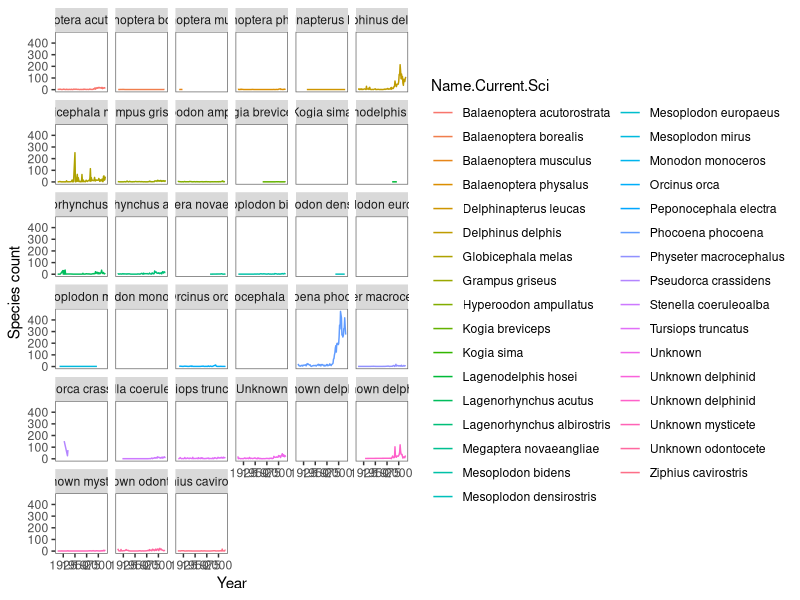
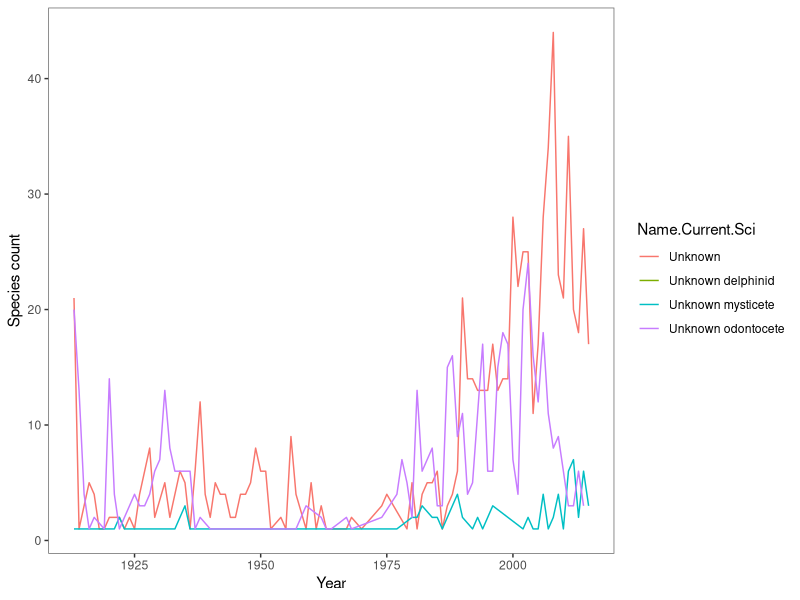
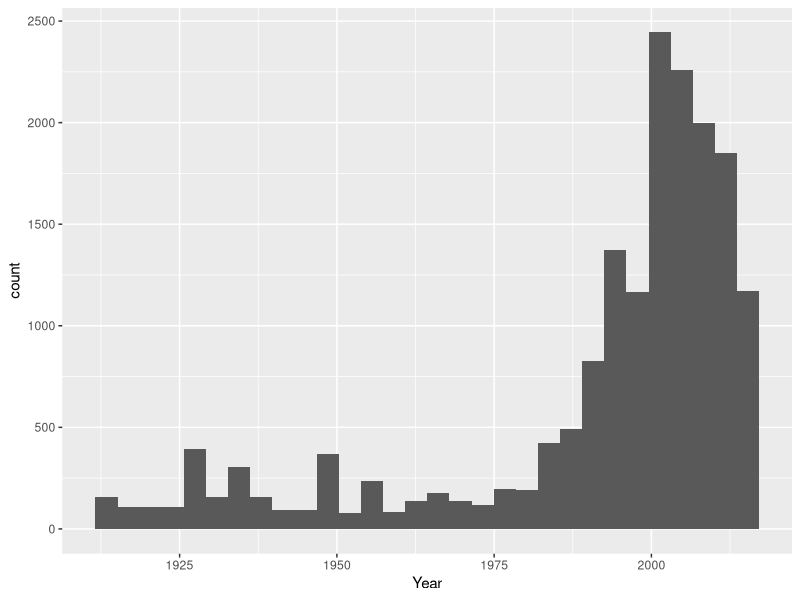
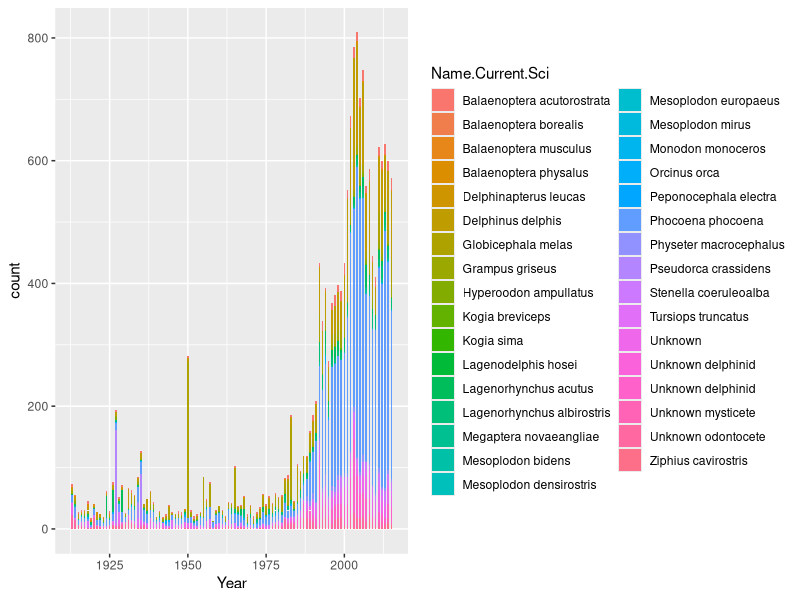
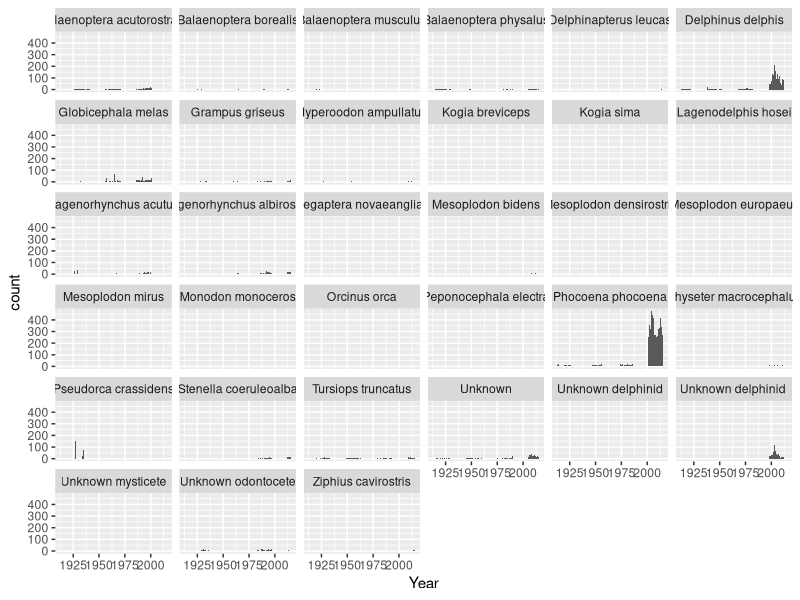
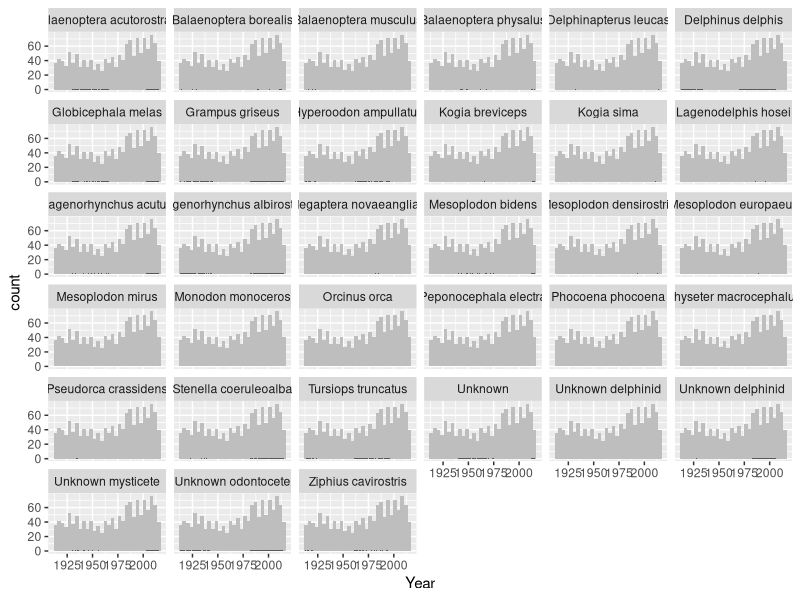
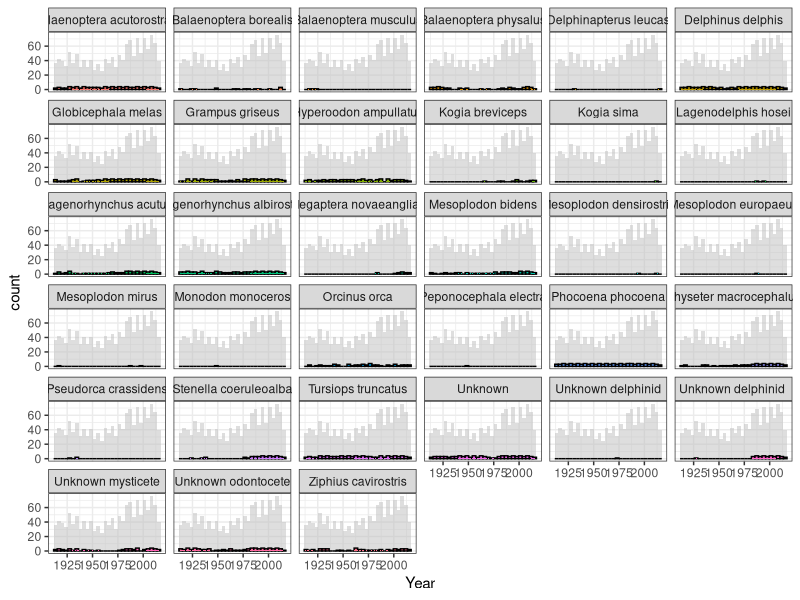

These figures' R source, in order: (Note: this script raises an error after producing the figures.)

#This code is looking at some species plots - still messy 
#Splitting data into years and species and then attempting to look at mysticetes seperately 
#Messy variable names - need to clean 

library(dplyr)
library(tidyverse)
library(ggplot2)
library(reshape) 


data <- read.csv("cleandatesnames.csv")
data$X.1 <- NULL
data$X <- NULL

#Getting rid of the extra X1 column - not sure where this comes from 
cleaneddata <- select(data, S.W.No., Name.Current.Sci, Name.Common, Latitude, Longitude, County, Year, Date) 
levels(cleaneddata$Name.Current.Sci)

#write.csv(cleaneddata, file = "cleaneddata.csv")

#Having a look at how many of each species 
select(cleaneddata, Name.Current.Sci)
#'Species' just looking at Name.Current.Sci
species <- dplyr::count(cleaneddata, Name.Current.Sci)
#'Speciesyearcount' cleaned data: a count of current scientific name and year 
speciesyearcount <- dplyr::count(cleaneddata, Name.Current.Sci, Year) %>%
  na.omit()

species_lat <- dplyr::count(cleaneddata, Name.Current.Sci, Latitude)


View(species)
#This is just species and the year - no counting or sorting 
speciesyear <- select(cleaneddata, Year, Name.Current.Sci) %>%
  na.omit()


#Geom_line of all species for every year 
ggplot(data = speciesyearcount, aes(x = Year, y = n, colour= Name.Current.Sci))+
  theme(panel.background = element_blank(), panel.border = element_rect(colour = "grey40", fill = NA)) +
  labs(x = "Year", y = "Species count") +
  geom_line() +
  scale_fill_manual(values=c("deeppink", "steelblue"), guide=FALSE) + 
  facet_wrap(~ Name.Current.Sci)

#The unknowns 

unknowns <- speciesyearcount %>%
  filter(Name.Current.Sci %in% c("Unknown", "Unknown delphinid", "Unknown mysticete", 
                                 "Unknown odontocete"))


#Selecting out species with identities from unknowns 
Species_ident <- speciesyearcount[ !(speciesyearcount$Name.Current.Sci %in% unknowns$Name.Current.Sci), ]



#Geom_line of all species for every year 
#Can plot unknowns using "unknowns" 
ggplot(data = unknowns, aes(x = Year, y = n, colour= Name.Current.Sci))+
  theme(panel.background = element_blank(), panel.border = element_rect(colour = "grey40", fill = NA)) +
  labs(x = "Year", y = "Species count") +
  geom_line() +
  scale_fill_manual(values=c("deeppink", "steelblue"), guide=FALSE)




#Plot of all species - ugly histogram 
library(ggplot2)
ggplot(speciesyear, aes(x = Year)) +
  geom_histogram()

#Seperate species 
ggplot(speciesyear, aes(x = Year, fill = Name.Current.Sci)) +
  geom_histogram(binwidth = 0.5)

#All species histograms seperated with better bin widths 
ggplot(speciesyear, aes(x = Year)) +
  geom_histogram(binwidth = 0.5) +
  facet_wrap(~ Name.Current.Sci)

View(speciesyear)


#Looking at species by year - a count of each species per year
speciesbyyear <- aggregate(n ~ Name.Current.Sci, speciesyearcount, sum) %>%
  na.omit()

View(speciesbyyear)
#Arranging species by year by count 
speciesbyyear <- speciesyearcount %>%
  group_by(n, Year, Name.Current.Sci) %>%
  arrange(Year)


#Can't get this to work
#Showing each species with the full dataset in the background 
#Need to change the - 5 
d <- speciesbyyear      
d_bg <- d[, -1] 

ggplot(d, aes(x = Year)) +
  geom_histogram(data = d_bg, fill = "grey") +
  geom_histogram(binwidth = 0.5) +
  facet_wrap(~ Name.Current.Sci) 

#....
#Changing the aesthetics 
ggplot(d, aes(x = Year, fill = Name.Current.Sci)) +
  geom_histogram(data = d_bg, fill = "grey", alpha = .5) +
  geom_histogram(colour = "black") +
  geom_histogram(binwidth = 0.5) +
  facet_wrap(~ Name.Current.Sci) +
  guides(fill = FALSE) +  # to remove the legend
  theme_bw()              # for clean look overall



#Not sure why this isn't working...trying to plot all species with the total in the background 
a <- speciesyearcount         
a_bg <- a[, -5] 

ggplot(a, aes(x = Year, y = n, colour = Name.Current.Sci)) +
  geom_point(data = a_bg, colour = "grey", alpha = .2) +
  geom_point() + 
  facet_wrap(~ Species) +
  guides(colour = FALSE) +
  theme_bw()


#Plotting just two species together with seperate colours for both
#Need to change the scale on the X axis 

ggplot(sortedodonts, aes(x = Year, y = n, color = Name.Current.Sci)) +
  geom_point(data = , colour = "grey") +
  labs(x = "Year", y = "Count") +
  geom_point() +
  theme(panel.background = element_blank(), panel.border = element_rect(colour = "grey40", fill = NA))


#Splitting out baleen whales - must be a better way to use filter....
bphysalus <- filter(speciesyear, Name.Current.Sci ==  "Balaenoptera physalus") 
bactorostrata <- filter(speciesyear, Name.Current.Sci ==  "Balaenoptera acutorostrata") 
bborealis <- filter(speciesyear, Name.Current.Sci ==  "Balaenoptera borealis")
bmusculus <- filter(speciesyear, Name.Current.Sci ==  "Balaenoptera musculus") 
unmysticete <- filter(speciesyear, Name.Current.Sci ==  "Unknown mysticete") 
mnovaeangliae <- filter(speciesyear, Name.Current.Sci == "Megaptera novaeangliae") 



combinedmysticetes <- rbind(bphysalus, bactorostrata, bborealis, bmusculus, unmysticete, unbalaenopterid, mysticete, mnovaeangliae) 
#Putting year in ascending order 
sortedmysticetes <- arrange(combinedmysticetes,(Year))
#counting up each year - total mysts, not species specific 
sortmystcount <- count(sortedmysticetes, Year)
#Saving mysticete data to a file - this is each species occurance per year 
write.csv(sortedmysticetes, file = "mysticetes_by_year.csv")

#Selecting out odontocetes (did speciesyear (all species) - mysticetes data)
odontocetes <- speciesyear[ !(speciesyear$Name.Current.Sci %in% sortedmysticetes$Name.Current.Sci), ]
View(odontocetes)

#Ordering and combining species by year - to arrange in descending order put "desc" before the year 
sortedodonts <- arrange(odontocetes,(Year))
#Counting up each year 
sortodontscount <- count(odontocetes, Year)


#Plotting the mysticetes - really ugly 
ggplot(sortmystcount, aes(x = Year, y = n)) +
  geom_point(data = , colour = "grey") +
  labs(x = "Year", y = "Count") +
  geom_line()
  theme(panel.background = element_blank(), panel.border = element_rect(colour = "grey40", fill = NA))


#All strandings plot 
  ggplot(speciesyear, aes(x = Year)) +
    stat_count(width = 0.5)
  
#Total strandings per year 
strandings_year <- count(cleaneddata, Year)
  
  
  
#Mysticete plots - why does stat count work?
ggplot(sortedmysticetes, aes(x = Year)) +
  stat_count(width = 0.5) +
  facet_wrap(~ Name.Current.Sci)


#Odontocetes plot 
ggplot(sortedodonts, aes(x = Year)) +
  stat_count(width = 0.5) +
  facet_wrap(~ Name.Current.Sci)

library(ggplot2)


#Plotting all mysticetes, odontocetes and all strandings 
ggplot(speciesyear, aes(x = Year, binwidth = 0.5)) +
  geom_histogram(data = speciesyear, fill = "black", binwidth = 0.5) +
  geom_histogram(data = sortedodonts, fill = "white", alpha = 0.5, binwidth = 0.5) + 
  geom_histogram(data = sortedmysticetes, fill = "red", binwidth = 0.5, alpha = 1) 

colors()
#Don't think this worked 
bind_cols(sortodontscount, sortmystcount) 

write.csv(mysticetes, file = "Mysticetes.csv")

#Seperate species plots

cleaneddata <- read.csv("cleandatesnames.csv")

species_plots <- cleaneddata %>%
  filter(Name.Current.Sci %in% c("Delphinus delphis", "Balaenoptera musculus", 
                                 "Tursiops truncatus", "Balaenoptera acutorostrata"))


species_plots <- species_plots %>%
  select(Name.Current.Sci, Year)
  

ggplot(species_plots, aes(x = Year, col = Name.Current.Sci)) +
  stat_count(width = 0.5) +
  facet_wrap(~ Name.Current.Sci) +
  theme_bw()
